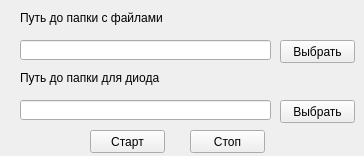
<?xml version="1.0" encoding="UTF-8"?>
<ui version="4.0">
 <class>Form</class>
 <widget class="QWidget" name="Form">
  <property name="geometry">
   <rect>
    <x>0</x>
    <y>0</y>
    <width>364</width>
    <height>156</height>
   </rect>
  </property>
  <property name="windowTitle">
   <string>Form</string>
  </property>
  <widget class="QLineEdit" name="lineEdit_files_folder">
   <property name="geometry">
    <rect>
     <x>20</x>
     <y>40</y>
     <width>251</width>
     <height>20</height>
    </rect>
   </property>
  </widget>
  <widget class="QLineEdit" name="lineEdit_for_diode">
   <property name="geometry">
    <rect>
     <x>20</x>
     <y>100</y>
     <width>251</width>
     <height>20</height>
    </rect>
   </property>
  </widget>
  <widget class="QLabel" name="label_diode">
   <property name="geometry">
    <rect>
     <x>20</x>
     <y>70</y>
     <width>141</width>
     <height>16</height>
    </rect>
   </property>
   <property name="text">
    <string>Путь до папки для диода</string>
   </property>
  </widget>
  <widget class="QPushButton" name="pushButton_files_folder">
   <property name="geometry">
    <rect>
     <x>280</x>
     <y>40</y>
     <width>75</width>
     <height>23</height>
    </rect>
   </property>
   <property name="text">
    <string>Выбрать</string>
   </property>
  </widget>
  <widget class="QPushButton" name="pushButton_diode">
   <property name="geometry">
    <rect>
     <x>280</x>
     <y>100</y>
     <width>75</width>
     <height>23</height>
    </rect>
   </property>
   <property name="text">
    <string>Выбрать</string>
   </property>
  </widget>
  <widget class="QLabel" name="label_files_folder">
   <property name="geometry">
    <rect>
     <x>20</x>
     <y>10</y>
     <width>211</width>
     <height>16</height>
    </rect>
   </property>
   <property name="text">
    <string>Путь до папки с файлами</string>
   </property>
  </widget>
  <widget class="QPushButton" name="pushButton_start">
   <property name="geometry">
    <rect>
     <x>90</x>
     <y>130</y>
     <width>75</width>
     <height>23</height>
    </rect>
   </property>
   <property name="text">
    <string>Старт</string>
   </property>
  </widget>
  <widget class="QPushButton" name="pushButton_stop">
   <property name="geometry">
    <rect>
     <x>190</x>
     <y>130</y>
     <width>75</width>
     <height>23</height>
    </rect>
   </property>
   <property name="text">
    <string>Стоп</string>
   </property>
  </widget>
 </widget>
 <resources/>
 <connections/>
</ui>
